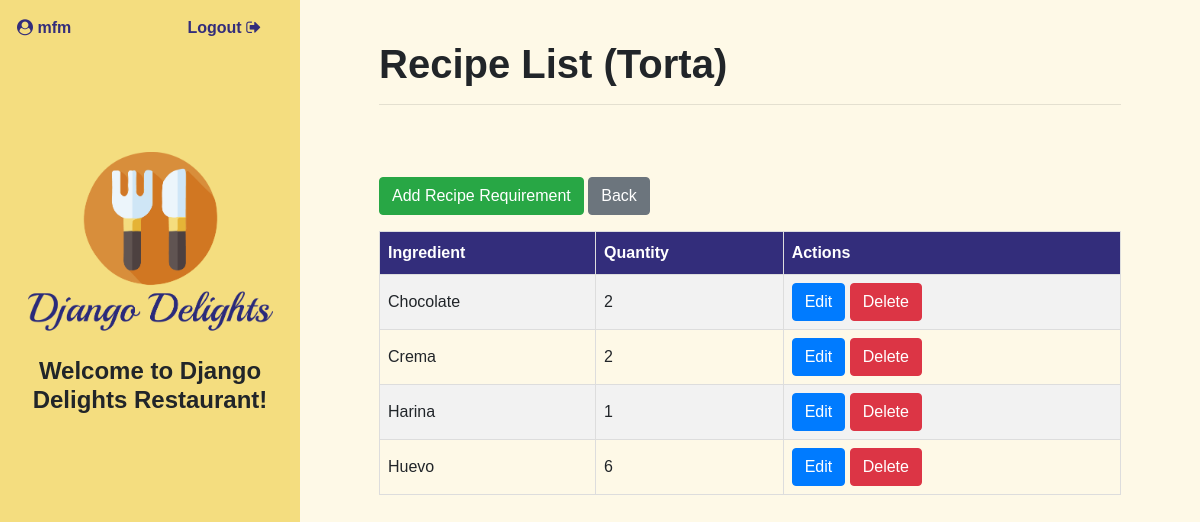
Page /recipereq/1/list (signed in) on the committed database.
### delights/models.py (models this page shows, shortened)
class MenuItem(models.Model):
    Appetizer = 'AP'
    Entree = 'EN'
    Dessert = 'DE'
    Other = 'OT'
    MENU_TYPE_CHOICES = [
        (Appetizer, 'Appetizer'),
        (Entree, 'Entree'),
        (Dessert, 'Dessert'),
        (Other, 'Other'),
    ]
    menu_type = models.CharField(max_length=2, choices=MENU_TYPE_CHOICES, default=Other)
    name = models.CharField(max_length=100)
    price = models.FloatField(default=0.0)
    handwork_price = models.FloatField(default=0.0)
    create_by = models.ForeignKey(User, models.SET_NULL, blank=True, null=True)

class Inventory(models.Model):
    ingredient = models.CharField(max_length=50)
    price = models.FloatField(default=0.0)
    stock = models.IntegerField(default=0)
    used_stock = models.IntegerField(default=0)
    create_by = models.ForeignKey(User, models.SET_NULL, blank=True, null=True)

### delights/views.py (the view)
# urls.py: path('recipereq/<menuid>/list', views.get_recipes, name="recipereqlist"),
@login_required
def get_recipes(request, menuid):
   menu_info = MenuItem.objects.get(pk=menuid)
   reqrecipes = RecipeRequirement.objects.filter(menuitem_id=menuid)
   recipes = []
   recipes = [{'id': r.id, 'inventory_id': r.inventory_id, 'menuitem_id': r.menuitem_id, 'menuitem_name': r.menuitem_id.name, 'cant': r.cant, 'ingredient_name':r.inventory_id.ingredient} for r in reqrecipes]
   context = {'recipes': recipes, 'menuid':menuid, 'menu_name': menu_info.name}
   return render(request, 'delights/reciperequirement_list.html', context)

### delights/templates/delights/reciperequirement_list.html (shortened to what this page needs)
{% extends './base.html' %}
{% block content %}
<div class="row" data-aos="fade-down"  data-aos-duration="900">
  <div class="col-sm-12 my-2 pt-3">
      <h1 class="module_title">Recipe List ({{ menu_name }})</h1>
      <hr>
  </div>
  <div class="col-sm-12 mt-5">
    <div class="mb-3">
      <a href="{% url 'recipereqcreate' menuid %}"><button class="btn btn-success">Add Recipe Requirement</button></a>
      <a href="{% url 'menuitemlist' %}"><button class="btn btn-secondary">Back</button></a>
    </div>
    <div>
      <table id="menu">
        <tr>
          <th>Ingredient</th>
          <th>Quantity</th>
          <th>Actions </th>
        </tr>
        {% for r in recipes|dictsort:"ingredient_name" %}
        <tr>
            <td>{{ r.inventory_id.ingredient }}</td>
            <td>{{ r.cant }}</td>
            <td>
              <a href="{% url 'reciperequpdate' menuid r.id %}"><button class="btn btn-primary">Edit</button></a>
              <a href="{% url 'recipereqdelete' menuid r.id %}"><button class="btn btn-danger">Delete</button></a>
            </td>
        </tr>
        {% endfor %}
      </table>
      </div>
  </div>
</div>
{% endblock %}

### delights/templates/delights/base.html (shortened to what this page needs)
{% load static %}
<head>
    <link rel="stylesheet" href="https://stackpath.bootstrapcdn.com/bootstrap/4.2.1/css/bootstrap.min.css">
    <link href="https://stackpath.bootstrapcdn.com/font-awesome/4.7.0/css/font-awesome.min.css" rel="stylesheet">
    <link rel="stylesheet" href="https://cdnjs.cloudflare.com/ajax/libs/tempusdominus-bootstrap-4/5.1.2/css/tempusdominus-bootstrap-4.min.css" />
    <link rel="stylesheet" type="text/css" href="https://cdn.datatables.net/1.11.5/css/jquery.dataTables.css">
    <link href="https://unpkg.com/aos@2.3.1/dist/aos.css" rel="stylesheet">
    <link rel="stylesheet" href="{% static 'delights/css/style.css' %}">
    </head>
    <body>
    <div class="container-fluid">
        <div class="row">
            <div class="col-sm-12 col-md-3 aside-style">
                <div class="row logo-section">
                    <div class="row user_seccion" data-aos="fade"  data-aos-duration="900">
                        {% if user.is_authenticated %}
                        <div class="col-sm-6 text-left"><span class="user_style  ml-2"><i class="fa fa-user-circle"></i> {{ user }}</span></div>
                        <div class="col-sm-6 text-right"><span class="logout"><a href="{% url 'logout' %}">Logout  <i class="fa fa-sign-out"></i></a></span></div>
                        {% else%}
                        <div class="col-sm-6 text-left"><span class="hidden_var  ml-2">xx</span></div>
                        <div class="col-sm-6 text-right"><span class="hidden_var">xx</span></div>
                        {% endif %}
                    </div>
                    <div class="title_seccion">
                        <div class="col-12 d-flex justify-content-center">
                            <a href="{% url 'home' %}"><img class="logo" src="{% static 'delights/img/logodd.png' %}" alt="logo"></a>
                        </div>
                        <div class="col-12 d-flex justify-content-center mt-4">
                                <h4 class="module_title text-center">Welcome to Django Delights Restaurant!</h4>
                        </div>
                    </div>
                </div>
            </div>
            <div class="col-sm-12 col-md-9 main-style">
                <div class="container">
                    {% block content %}
                    {% endblock %}
                </div>
            </div>
        </div>
    </div>
    </body>

### delights/static/delights/css/style.css (style rules this page uses)
* { font-family: 'Lucida Sans', 'Lucida Sans Regular', 'Lucida Grande', 'Lucida Sans Unicode', Geneva, Verdana, sans-serif; font-style: normal; padding: 0; margin: 0; }
body { min-height: 100vh; }
.aside-style { padding: 0 1.5rem!important; background-color: #F4DD7F !important; display: flex; flex-direction: column; margin: 0; min-height: 100vh !important; }
.logo-section { padding: 1rem 0rem!important; }
.logo { max-width: 245px; min-width: 100px; }
.logout a, .user_style { font-weight: bold; color: #332D7B!important; }
.logout a:link, .logout a:active { text-decoration: none!important; }
.user_seccion { width:100%!important; margin-bottom: 1rem; text-align: right !important; }
.title_seccion { padding-top: 6em; }
.main-style { padding: 1rem 4rem!important; background-color: #fef9e7; }
.module_title { font-weight: bold; }
table { border-collapse: collapse; width: 100%; }
td, th { border: 1px solid #ddd; padding: 8px; }
tr:nth-child(even) { background-color: #f2f2f2; }
th { padding-top: 12px; padding-bottom: 12px; text-align: left; background-color: #332D7B; color: white; font-weight: bold!important; }

### rows in the picture
MenuItem: name "Torta"
Inventory: inventory_id.ingredient "Chocolate", cant "2"
Inventory: inventory_id.ingredient "Crema", cant "2"
Inventory: inventory_id.ingredient "Harina", cant "1"
Inventory: inventory_id.ingredient "Huevo", cant "6"

### other values in the picture
{{ user }} "mfm"
